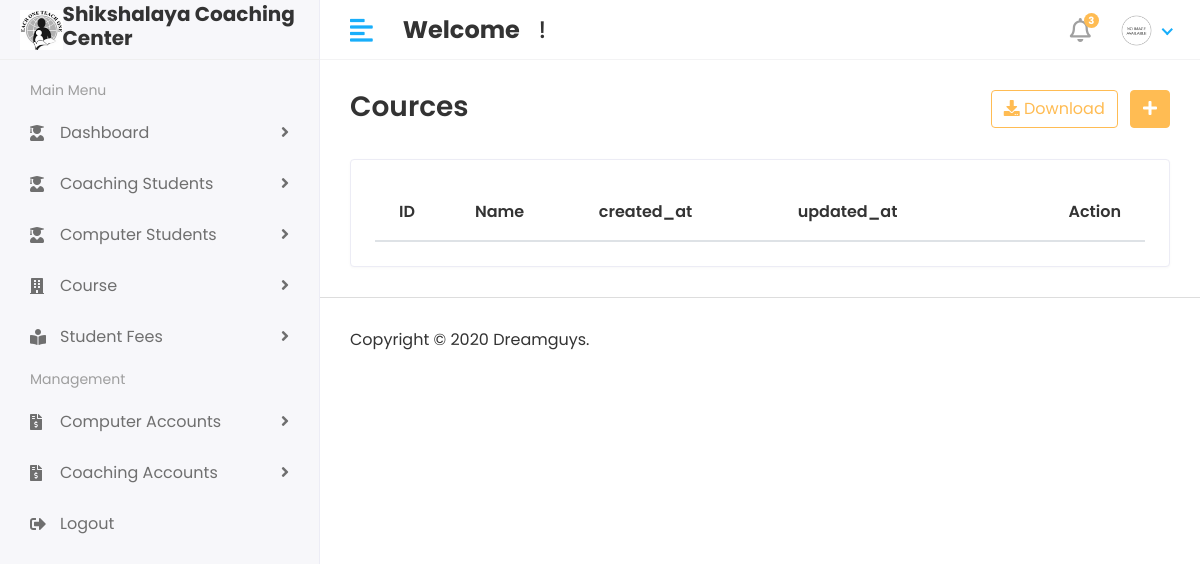
Before: /Hod/Computer/Course/View (signed in) with the older database file.
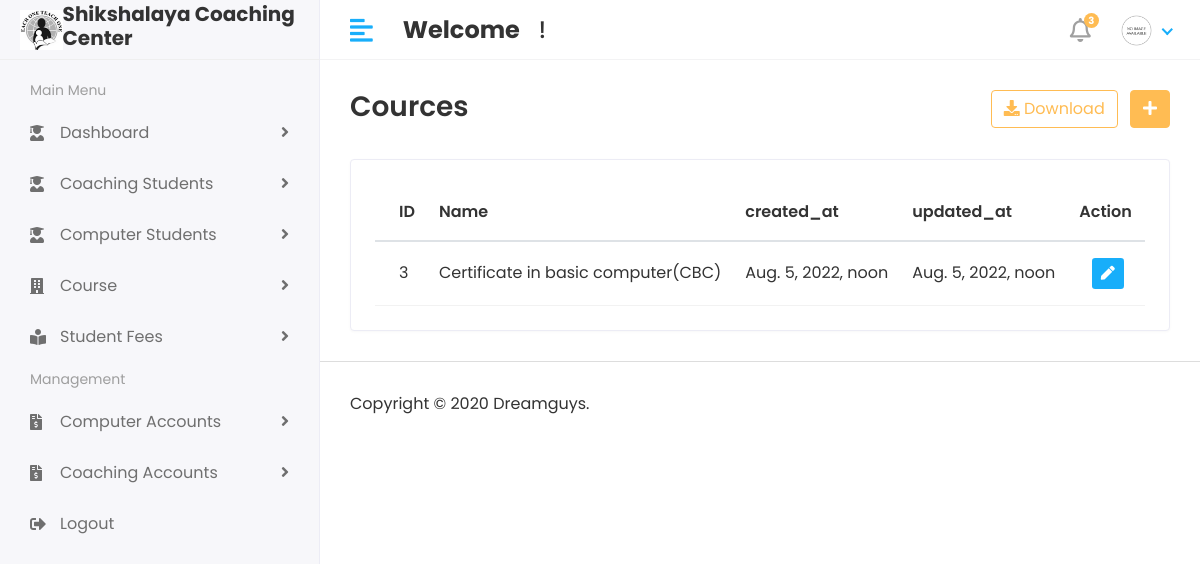
After: the same page with the newer database file.
### shikshalaya_computer_app/models.py (models this page shows, shortened)
class Computer_Course(models.Model):
    name = models.CharField(max_length=100)
    created_at = models.DateTimeField(auto_now_add=True)
    updated_at = models.DateTimeField(auto_now=True)

### student_management_system/Hod_views.py (the view)
# urls.py: path('Hod/Computer/Course/View', Hod_views.VIEW_COMPUTER_COURSE, name='view_computer_course'),
@login_required(login_url='/')
def VIEW_COMPUTER_COURSE(request):
    course = Computer_Course.objects.all()
    context = {
        'course': course
    }
    return render(request,'Hod/computer_course_view.html', context)

### templates/Hod/computer_course_view.html (shortened to what this page needs)
{% extends 'base.html' %}
{% block content %}
<div class="content container-fluid">
               <div class="page-header">
                  <div class="row align-items-center">
                     <div class="col">
                        <h3 class="page-title">Cources</h3>
                     </div>
                     <div class="col-auto text-right float-right ml-auto">
                        <a href="#" class="btn btn-outline-primary mr-2"><i class="fas fa-download"></i> Download</a>
                        <a href="add-student.html" class="btn btn-primary"><i class="fas fa-plus"></i></a>
                     </div>
                  </div>
               </div>
               <div class="row">
                  <div class="col-sm-12">
                     <div class="card card-table">
                        <div class="card-body">
                           <div class="table-responsive">
                              <table id="table_id" class="table table-hover table-center mb-0 ">
                                 <thead>
                                    <tr>
                                       <th>ID</th>
                                       <th>Name</th>
                                       <th>created_at</th>
                                       <th>updated_at</th>
                                       <th class="text-right">Action</th>
                                    </tr>
                                 </thead>
                                 <tbody>
                                 {% for i in course %}
                                    <tr>
                                       <td>{{i.id}}</td>
                                        <td>{{i.name}}</td>
                                        <td>{{i.created_at}}</td>
                                        <td>{{i.updated_at}}</td>
                                       <td class="text-right">
                                          <div class="actions">
                                             <a href="{% url 'edit_computer_course'  i.id  %}" class="btn btn-sm bg-success-light mr-2">
                                             <i class="fas fa-pen"></i>
                                             </a>
                                          </div>
                                       </td>
                                    </tr>
                                 {% endfor %}
                                 </tbody>
                              </table>
                           </div>
                        </div>
                     </div>
                  </div>
               </div>
            </div>
{% endblock %}

Changed rows visible on the page:
added Computer_Course: id "3", name "Certificate in basic computer(CBC)", created_at "Aug. 5, 2022, noon", updated_at "Aug. 5, 2022, noon"
